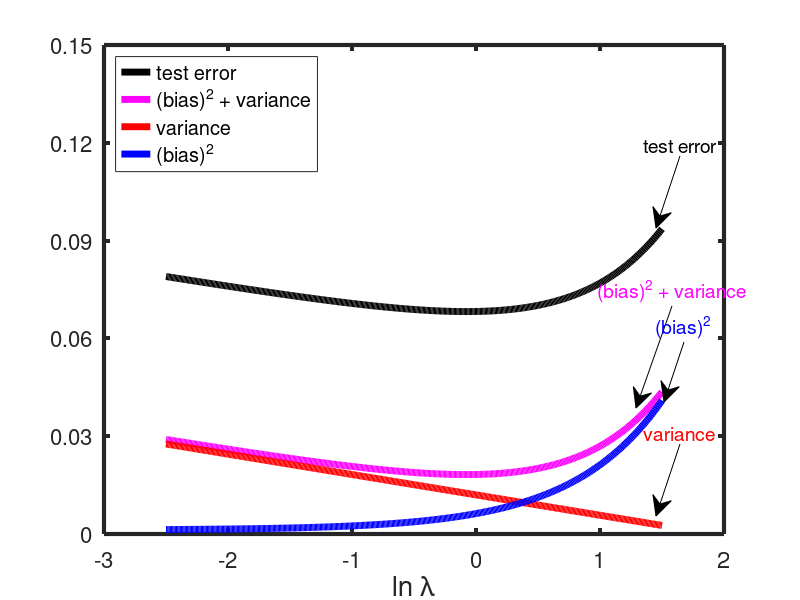

Source code (MATLAB): (Note: this script raises an error after producing the figure.)
% Visualization of error versus amount of regularization


%Ficticious bias,variance,error functions
varFN = @(lambda) 0.012 -(0.025/4)*lambda;
biasFN  = @(lambda)((2.5.^(1.5*lambda-2.5))/20)+ 0.0012;
biasvarFN = @(lambda) varFN(lambda) + biasFN(lambda);
testerrorFN = @(lambda) biasvarFN(lambda) + 0.05;

domain = -2.5:0.01:1.5;
lineSpec = {'LineWidth',5};


plot(domain,testerrorFN(domain),'-k',lineSpec{:});hold on;
plot(domain,biasvarFN(domain),'-m',lineSpec{:});
plot(domain,varFN(domain),'-r',lineSpec{:});
plot(domain,biasFN(domain),'-b',lineSpec{:});


set(gca,'XTick'    ,-3:2,...
        'YTick'    ,0:0.03:0.15,...
        'XLim'     ,[-3,2],...
        'YLim'     ,[0,0.15],...
        'LineWidth',3,...
        'FontSize' ,16,...
        'box'      ,'on');
 
        
legend('test error'         ,...
       '(bias)^2 + variance',...
       'variance'           ,...
       '(bias)^2'           ,...
       'Location','NorthWest'); 
   
   
font = {'fontSize',14};   

if(true) %Label with arrows for black and white
annotation(gcf,'textarrow',[0.85,0.82],[0.74,0.62],...
               'String'   ,{'test error'},font{:},...
               'TextColor','k');
                        
annotation(gcf,'textarrow',[0.84,0.795],[0.49 0.32],...
               'String'   ,{'(bias)^2 + variance'},font{:},...
               'TextColor','m');
           
annotation(gcf,'textarrow',[0.85,0.82],[0.26,0.14],...
               'String'   ,{'variance'},font{:},...
               'TextColor','r');           

annotation(gcf,'textarrow',[0.855,0.83],[0.43 0.33],...
               'String'   ,{'(bias)^2'},font{:},...
               'TextColor','b');
end

xlabel('ln \lambda','FontSize',20);   
maximizeFigure;
